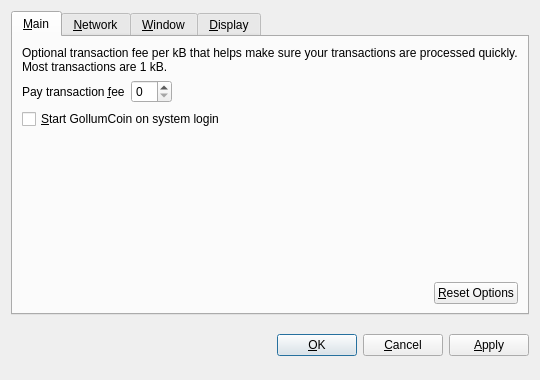
<?xml version="1.0" encoding="UTF-8"?>
<ui version="4.0">
 <class>OptionsDialog</class>
 <widget class="QDialog" name="OptionsDialog">
  <property name="geometry">
   <rect>
    <x>0</x>
    <y>0</y>
    <width>540</width>
    <height>380</height>
   </rect>
  </property>
  <property name="windowTitle">
   <string>Options</string>
  </property>
  <property name="modal">
   <bool>true</bool>
  </property>
  <layout class="QVBoxLayout" name="verticalLayout">
   <item>
    <widget class="QTabWidget" name="tabWidget">
     <property name="tabPosition">
      <enum>QTabWidget::North</enum>
     </property>
     <property name="currentIndex">
      <number>0</number>
     </property>
     <widget class="QWidget" name="tabMain">
      <attribute name="title">
       <string>&amp;Main</string>
      </attribute>
      <layout class="QVBoxLayout" name="verticalLayout_Main">
       <item>
        <widget class="QLabel" name="transactionFeeInfoLabel">
         <property name="text">
          <string>Optional transaction fee per kB that helps make sure your transactions are processed quickly. Most transactions are 1 kB.</string>
         </property>
         <property name="textFormat">
          <enum>Qt::PlainText</enum>
         </property>
         <property name="wordWrap">
          <bool>true</bool>
         </property>
        </widget>
       </item>
       <item>
        <layout class="QHBoxLayout" name="horizontalLayout_1_Main">
         <item>
          <widget class="QLabel" name="transactionFeeLabel">
           <property name="text">
            <string>Pay transaction &amp;fee</string>
           </property>
           <property name="textFormat">
            <enum>Qt::PlainText</enum>
           </property>
           <property name="buddy">
            <cstring>transactionFee</cstring>
           </property>
          </widget>
         </item>
         <item>
          <widget class="BitcoinAmountField" name="transactionFee"/>
         </item>
         <item>
          <spacer name="horizontalSpacer_1_Main">
           <property name="orientation">
            <enum>Qt::Horizontal</enum>
           </property>
           <property name="sizeHint" stdset="0">
            <size>
             <width>40</width>
             <height>20</height>
            </size>
           </property>
          </spacer>
         </item>
        </layout>
       </item>
       <item>
        <widget class="QCheckBox" name="bitcoinAtStartup">
         <property name="toolTip">
          <string>Automatically start GollumCoin after logging in to the system.</string>
         </property>
         <property name="text">
          <string>&amp;Start GollumCoin on system login</string>
         </property>
        </widget>
       </item>
       <item>
        <spacer name="verticalSpacer_Main">
         <property name="orientation">
          <enum>Qt::Vertical</enum>
         </property>
         <property name="sizeHint" stdset="0">
          <size>
           <width>20</width>
           <height>40</height>
          </size>
         </property>
        </spacer>
       </item>
       <item>
        <layout class="QHBoxLayout" name="horizontalLayout_2_Main">
         <item>
          <spacer name="horizontalSpacer_2_Main">
           <property name="orientation">
            <enum>Qt::Horizontal</enum>
           </property>
           <property name="sizeHint" stdset="0">
            <size>
             <width>40</width>
             <height>20</height>
            </size>
           </property>
          </spacer>
         </item>
         <item>
          <widget class="QPushButton" name="resetButton">
           <property name="toolTip">
            <string>Reset all client options to default.</string>
           </property>
           <property name="text">
            <string>&amp;Reset Options</string>
           </property>
           <property name="autoDefault">
            <bool>false</bool>
           </property>
          </widget>
         </item>
        </layout>
       </item>
      </layout>
     </widget>
     <widget class="QWidget" name="tabNetwork">
      <attribute name="title">
       <string>&amp;Network</string>
      </attribute>
      <layout class="QVBoxLayout" name="verticalLayout_Network">
       <item>
        <widget class="QCheckBox" name="mapPortUpnp">
         <property name="toolTip">
          <string>Automatically open the GollumCoin client port on the router. This only works when your router supports UPnP and it is enabled.</string>
         </property>
         <property name="text">
          <string>Map port using &amp;UPnP</string>
         </property>
        </widget>
       </item>
       <item>
        <widget class="QCheckBox" name="connectSocks">
         <property name="toolTip">
          <string>Connect to the GollumCoin network through a SOCKS proxy (e.g. when connecting through Tor).</string>
         </property>
         <property name="text">
          <string>&amp;Connect through SOCKS proxy:</string>
         </property>
        </widget>
       </item>
       <item>
        <layout class="QHBoxLayout" name="horizontalLayout_Network">
         <item>
          <widget class="QLabel" name="proxyIpLabel">
           <property name="text">
            <string>Proxy &amp;IP:</string>
           </property>
           <property name="textFormat">
            <enum>Qt::PlainText</enum>
           </property>
           <property name="buddy">
            <cstring>proxyIp</cstring>
           </property>
          </widget>
         </item>
         <item>
          <widget class="QValidatedLineEdit" name="proxyIp">
           <property name="maximumSize">
            <size>
             <width>140</width>
             <height>16777215</height>
            </size>
           </property>
           <property name="toolTip">
            <string>IP address of the proxy (e.g. 127.0.0.1)</string>
           </property>
          </widget>
         </item>
         <item>
          <widget class="QLabel" name="proxyPortLabel">
           <property name="text">
            <string>&amp;Port:</string>
           </property>
           <property name="textFormat">
            <enum>Qt::PlainText</enum>
           </property>
           <property name="buddy">
            <cstring>proxyPort</cstring>
           </property>
          </widget>
         </item>
         <item>
          <widget class="QLineEdit" name="proxyPort">
           <property name="maximumSize">
            <size>
             <width>55</width>
             <height>16777215</height>
            </size>
           </property>
           <property name="toolTip">
            <string>Port of the proxy (e.g. 9050)</string>
           </property>
          </widget>
         </item>
         <item>
          <widget class="QLabel" name="socksVersionLabel">
           <property name="text">
            <string>SOCKS &amp;Version:</string>
           </property>
           <property name="textFormat">
            <enum>Qt::PlainText</enum>
           </property>
           <property name="buddy">
            <cstring>socksVersion</cstring>
           </property>
          </widget>
         </item>
         <item>
          <widget class="QValueComboBox" name="socksVersion">
           <property name="toolTip">
            <string>SOCKS version of the proxy (e.g. 5)</string>
           </property>
          </widget>
         </item>
         <item>
          <spacer name="horizontalSpacer_Network">
           <property name="orientation">
            <enum>Qt::Horizontal</enum>
           </property>
           <property name="sizeHint" stdset="0">
            <size>
             <width>40</width>
             <height>20</height>
            </size>
           </property>
          </spacer>
         </item>
        </layout>
       </item>
       <item>
        <spacer name="verticalSpacer_Network">
         <property name="orientation">
          <enum>Qt::Vertical</enum>
         </property>
         <property name="sizeHint" stdset="0">
          <size>
           <width>20</width>
           <height>40</height>
          </size>
         </property>
        </spacer>
       </item>
      </layout>
     </widget>
     <widget class="QWidget" name="tabWindow">
      <attribute name="title">
       <string>&amp;Window</string>
      </attribute>
      <layout class="QVBoxLayout" name="verticalLayout_Window">
       <item>
        <widget class="QCheckBox" name="minimizeToTray">
         <property name="toolTip">
          <string>Show only a tray icon after minimizing the window.</string>
         </property>
         <property name="text">
          <string>&amp;Minimize to the tray instead of the taskbar</string>
         </property>
        </widget>
       </item>
       <item>
        <widget class="QCheckBox" name="minimizeOnClose">
         <property name="toolTip">
          <string>Minimize instead of exit the application when the window is closed. When this option is enabled, the application will be closed only after selecting Quit in the menu.</string>
         </property>
         <property name="text">
          <string>M&amp;inimize on close</string>
         </property>
        </widget>
       </item>
       <item>
        <spacer name="verticalSpacer_Window">
         <property name="orientation">
          <enum>Qt::Vertical</enum>
         </property>
         <property name="sizeHint" stdset="0">
          <size>
           <width>20</width>
           <height>40</height>
          </size>
         </property>
        </spacer>
       </item>
      </layout>
     </widget>
     <widget class="QWidget" name="tabDisplay">
      <attribute name="title">
       <string>&amp;Display</string>
      </attribute>
      <layout class="QVBoxLayout" name="verticalLayout_Display">
       <item>
        <layout class="QHBoxLayout" name="horizontalLayout_1_Display">
         <item>
          <widget class="QLabel" name="langLabel">
           <property name="text">
            <string>User Interface &amp;language:</string>
           </property>
           <property name="textFormat">
            <enum>Qt::PlainText</enum>
           </property>
           <property name="buddy">
            <cstring>lang</cstring>
           </property>
          </widget>
         </item>
         <item>
          <widget class="QValueComboBox" name="lang">
           <property name="toolTip">
            <string>The user interface language can be set here. This setting will take effect after restarting GollumCoin.</string>
           </property>
          </widget>
         </item>
        </layout>
       </item>
       <item>
        <layout class="QHBoxLayout" name="horizontalLayout_2_Display">
         <item>
          <widget class="QLabel" name="unitLabel">
           <property name="text">
            <string>&amp;Unit to show amounts in:</string>
           </property>
           <property name="textFormat">
            <enum>Qt::PlainText</enum>
           </property>
           <property name="buddy">
            <cstring>unit</cstring>
           </property>
          </widget>
         </item>
         <item>
          <widget class="QValueComboBox" name="unit">
           <property name="toolTip">
            <string>Choose the default subdivision unit to show in the interface and when sending coins.</string>
           </property>
          </widget>
         </item>
        </layout>
       </item>
       <item>
        <widget class="QCheckBox" name="displayAddresses">
         <property name="toolTip">
          <string>Whether to show GollumCoin addresses in the transaction list or not.</string>
         </property>
         <property name="text">
          <string>&amp;Display addresses in transaction list</string>
         </property>
        </widget>
       </item>
       <item>
        <widget class="QCheckBox" name="coinControlFeatures">
         <property name="toolTip">
          <string>Whether to show coin control features or not.</string>
         </property>
         <property name="text">
          <string>Display coin &amp;control features (experts only!)</string>
         </property>
        </widget>
       </item>
       <item>
        <spacer name="verticalSpacer_Display">
         <property name="orientation">
          <enum>Qt::Vertical</enum>
         </property>
         <property name="sizeHint" stdset="0">
          <size>
           <width>20</width>
           <height>40</height>
          </size>
         </property>
        </spacer>
       </item>
      </layout>
     </widget>
    </widget>
   </item>
   <item>
    <layout class="QHBoxLayout" name="horizontalLayout_Buttons">
     <item>
      <spacer name="horizontalSpacer_1">
       <property name="orientation">
        <enum>Qt::Horizontal</enum>
       </property>
       <property name="sizeHint" stdset="0">
        <size>
         <width>40</width>
         <height>48</height>
        </size>
       </property>
      </spacer>
     </item>
     <item>
      <widget class="QLabel" name="statusLabel">
       <property name="font">
        <font>
         <weight>75</weight>
         <bold>true</bold>
        </font>
       </property>
       <property name="text">
        <string/>
       </property>
       <property name="textFormat">
        <enum>Qt::PlainText</enum>
       </property>
       <property name="wordWrap">
        <bool>true</bool>
       </property>
      </widget>
     </item>
     <item>
      <spacer name="horizontalSpacer_2">
       <property name="orientation">
        <enum>Qt::Horizontal</enum>
       </property>
       <property name="sizeHint" stdset="0">
        <size>
         <width>40</width>
         <height>48</height>
        </size>
       </property>
      </spacer>
     </item>
     <item>
      <widget class="QPushButton" name="okButton">
       <property name="text">
        <string>&amp;OK</string>
       </property>
      </widget>
     </item>
     <item>
      <widget class="QPushButton" name="cancelButton">
       <property name="text">
        <string>&amp;Cancel</string>
       </property>
       <property name="autoDefault">
        <bool>false</bool>
       </property>
      </widget>
     </item>
     <item>
      <widget class="QPushButton" name="applyButton">
       <property name="text">
        <string>&amp;Apply</string>
       </property>
       <property name="autoDefault">
        <bool>false</bool>
       </property>
      </widget>
     </item>
    </layout>
   </item>
  </layout>
 </widget>
 <customwidgets>
  <customwidget>
   <class>BitcoinAmountField</class>
   <extends>QSpinBox</extends>
   <header>bitcoinamountfield.h</header>
  </customwidget>
  <customwidget>
   <class>QValueComboBox</class>
   <extends>QComboBox</extends>
   <header>qvaluecombobox.h</header>
  </customwidget>
  <customwidget>
   <class>QValidatedLineEdit</class>
   <extends>QLineEdit</extends>
   <header>qvalidatedlineedit.h</header>
  </customwidget>
 </customwidgets>
 <resources/>
 <connections/>
</ui>
